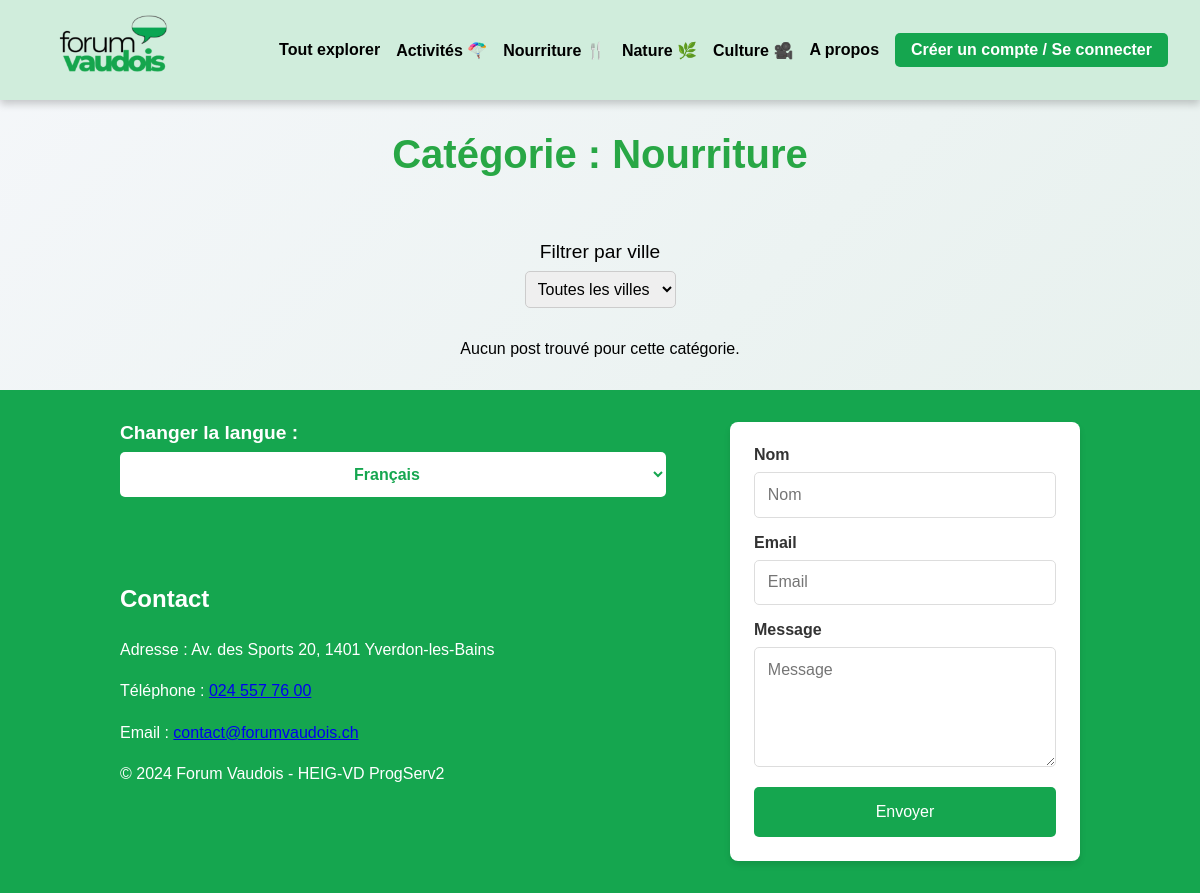
Page /pages/news.php?category=food on the earlier database version.
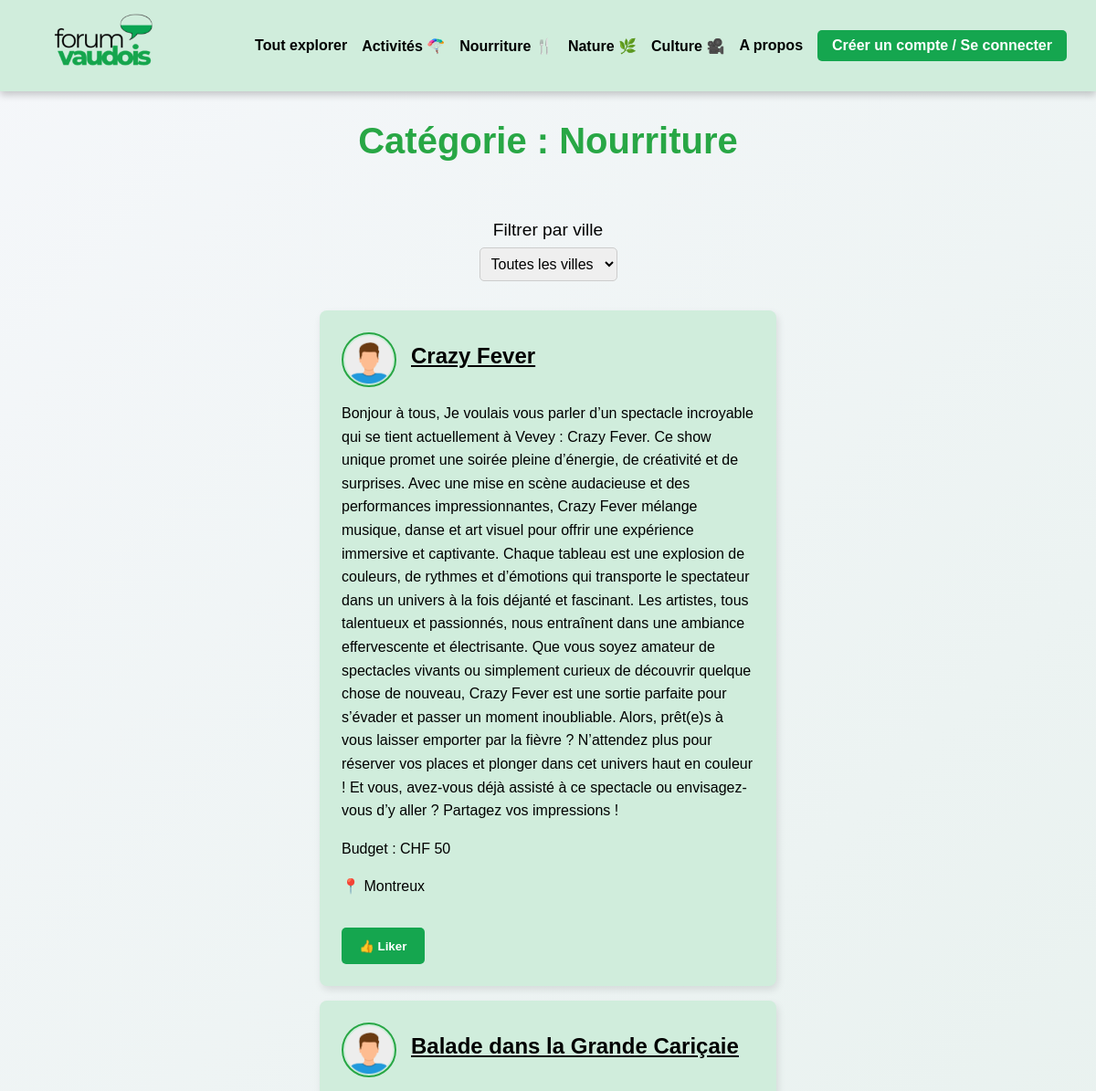
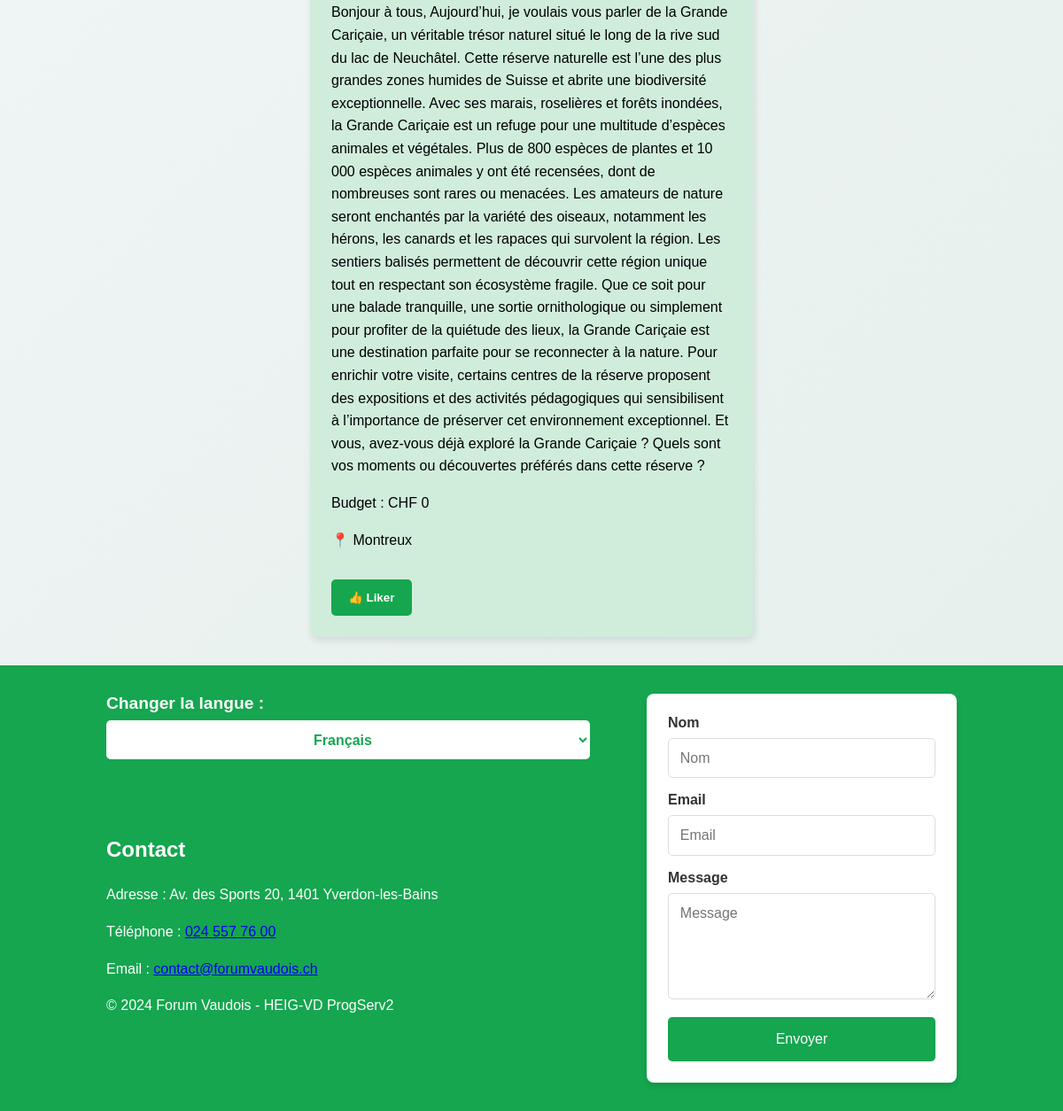
Same page on the later database version (2 pictures, top to bottom).
### tables this page shows
CREATE TABLE Post (
    id INTEGER PRIMARY KEY AUTOINCREMENT,
    id_user INTEGER NOT NULL,
    id_city INTEGER NOT NULL,
    id_category INTEGER NOT NULL,
    title TEXT NOT NULL,
    text TEXT NOT NULL,
    budget REAL,
    address TEXT,
    created_at DATETIME DEFAULT CURRENT_TIMESTAMP,
    last_update DATETIME DEFAULT CURRENT_TIMESTAMP,
    FOREIGN KEY (id_user) REFERENCES User(id) ON DELETE CASCADE,
    FOREIGN KEY (id_city) REFERENCES City(id),
    FOREIGN KEY (id_category) REFERENCES Category(id)
);

### lang/lang_func.php (called while the page is built, shortened)
<?php
if (!function_exists('t')) {
    function t($key)
    {
        $language = getLanguage();
        $path = __DIR__ . DIRECTORY_SEPARATOR . "dictionaries" . DIRECTORY_SEPARATOR;
        $langFile = $path . "{$language}.php";
        $dictionary = require $langFile;
        return (array_key_exists($key, $dictionary))
            ? $dictionary[$key]
            : "[{$key}]";
    }
}
if (!function_exists('getLanguage')) {
    function getLanguage($defaultLanguage = 'fr')
    {
        $language = null;
        if (isset($_GET['lang'])) {
            $language = $_GET['lang'];
        } elseif (isset($_SESSION['LANG'])) {
            $language = $_SESSION['LANG'];
        } else {
            $language = getLanguageFromBrowser($defaultLanguage);
        }
        return $language;
    }
}
if (!function_exists('getSupportedLanguages')) {
    function getSupportedLanguages()
    {
        $path = __DIR__ . DIRECTORY_SEPARATOR . "dictionaries" . DIRECTORY_SEPARATOR;
        $files = glob($path . "*.php");
        $languages = [];
        foreach ($files as $file) {
            $languages[] = pathinfo($file, PATHINFO_FILENAME);
        }
        return $languages;
    }
}
if (!function_exists('loadLanguage')) {
    function loadLanguage($lang)
    {
        $path = __DIR__ . DIRECTORY_SEPARATOR . "dictionaries" . DIRECTORY_SEPARATOR;
        $langFile = $path . "{$lang}.php";
        return require $langFile;
    }
}

### src/CRUDManager/DbManagerCRUD.php (called while the page is built, shortened)
<?php
class DbManagerCRUD implements I_ApiCRUD
{
    private $db;
    public function __construct()
    {
        $config = parse_ini_file(__DIR__ . '/../../config/db.ini');
        $basePath = dirname(__DIR__, 2);
        $dsn = str_replace('%BASE_PATH%', $basePath, $config['dsn']);
        $username = $config['username'];
        $password = $config['password'];
        $this->db = new \PDO($dsn, $username, $password);
    }
    public function getPostsByCategory(int $id_category): array
    {
        $sql = "SELECT * FROM Post WHERE id_category = :id_category";
        $stmt = $this->db->prepare($sql);
        $stmt->bindParam('id_category', $id_category, \PDO::PARAM_INT);
        $stmt->execute();
        $posts = [];
        while ($row = $stmt->fetch(\PDO::FETCH_ASSOC)) {
            $posts[] = new Post(
                $row['title'],
                $row['text'],
                $row['budget'],
                $row['id_user'],
                $row['id_city'],
                $row['id_category'],
                new DateTime($row['created_at']),
                new DateTime($row['last_update']),
                $row['id'],
                $row['address']
            );
        }
        return $posts;
    }
}

### src/Entity/Post.php (called while the page is built, shortened)
<?php
class Post
{
    private int $id;
    private string $title;
    private string $text;
    private int $budget;
    private int $city;
    public function __construct(string $title, string $text, int $budget, int $author, int $city, int $category, DateTime $created_at, DateTime $last_update, int $id = 0, string $address = "")
    {
        $this->id = $id;
    }
    public function getId(): int
    {
        return $this->id;
    }
    public function setTitle(string $title): void
    {
        $this->title = $title;
    }
    public function getTitle(): string
    {
        return $this->title;
    }
    public function setText(string $text): void
    {
        $this->text = $text;
    }
    public function getText(): string
    {
        return $this->text;
    }
    public function setBudget(int $budget)
    {
        $this->budget = $budget;
    }
    public function getBudget(): int
    {
        return $this->budget;
    }
    public function setCity(int $city): void
    {
        $this->city = $city;
    }
    public function getCity(): int
    {
        return $this->city;
    }
}

### src/Entity/City.php (called while the page is built, shortened)
<?php
class City
{
    private $cityName;
    public function setCityName(string $cityName)
    {
        $options = "/^.{1,50}$/";
        $this->cityName = $cityName;
    }
    public function getCityName(): string
    {
        return $this->cityName;
    }
    public static function getCityById(int $id): City
    {
        $cityData = [
            1 => "Lausanne",
            3 => "Yverdon-les-Bains",
            2 => "Montreux",
            4 => "Vevey",
            5 => "Nyon",
            7 => "Renens",
            6 => "Morges"
        ];
        return new City($cityData[$id], $id);
    }
}

### pages/news.php (the view, shortened to what the rows shown need)
<?php
require_once __DIR__ . '/../lang/lang_func.php';
$categoryName = isset($_GET['category']) ? htmlspecialchars($_GET['category']) : 'all';
$categories = [
    'food' => 1,
    'activity' => 2,
    'nature' => 3,
    'culture' => 4,
    'all' => 0,
];
try {
    $dbManager = new DbManagerCRUD();
    $posts = [];
    if ($categoryName == "all") {
        $posts = $dbManager->showPosts();
    } else {
        $posts = $dbManager->getPostsByCategory($categories[$categoryName]);
    }
} catch (Exception $e) {
    echo "Erreur lors de la récupération des posts : " . $e->getMessage();
    exit;
}
?>
<!DOCTYPE html>
<html lang="en">
<head>
    <link rel="stylesheet" href="../assets/css/style.css?v=<?= time(); ?>">
</head>
<body>
    <div class="wrapper">
        <?php include '../components/header.php'; ?>
        <main class="news-feed">
            <h1><?= t('category_title'); ?> : <?= ucfirst($messages['category_names'][$categoryName] ?? $categoryName); ?></h1>
            <div class="posts-container">
                <?php if (!empty($posts)): ?>
                    <?php foreach ($posts as $post): ?>
                        <div class="post-card">
                            <div class="post-header">
                                <img src="../assets/images/user-avatar.png" alt="Auteur" class="post-avatar">
                                <a href="postDetails.php?id_post=<?= $post->getId(); ?>">
                                    <h2><?= htmlspecialchars($post->getTitle()); ?></h2>
                                </a>
                            </div>
                            <p class="post-content"><?= htmlspecialchars($post->getText()); ?></p>
                            <p class="post-budget">Budget : CHF <?= htmlspecialchars($post->getBudget()); ?></p>
                            <p class="post-location">
                                📍 <?= htmlspecialchars(City::getCityById($post->getCity())->getCityName()) ?>
                            </p>
                            <div class="post-footer">
                                <form method="post" action="likePost.php">
                                    <?php
                                    $userLiked = false;
                                    ?>
                                    <button type="submit" class="like-button" <?= $userLiked ? 'disabled' : '' ?>>👍 Liker</button>
                                </form>
                            </div>
                        </div>
                    <?php endforeach; ?>
                <?php else: ?>
                    <p><?= t('news_no_posts'); ?></p>
                <?php endif; ?>
            </div>
        </main>
    </div>
</body>
</html>

Differences in the rows shown:
added post: title "Crazy Fever", text "Bonjour à tous, Je voulais vous parler d’un spectacle incroyable qui se tient actuellement à Vevey : Crazy Fever. Ce show unique promet une soirée pleine d’énergie, de créativité et de surprises. Avec une mise en scène audacieuse et des performances impressionnantes, Crazy Fever mélange musique, danse et art visuel pour offrir une expérience immersive et captivante. Chaque tableau est une explosion de couleurs, de rythmes et d’émotions qui transporte le spectateur dans un univers à la fois déjanté et fascinant. Les artistes, tous talentueux et passionnés, nous entraînent dans une ambiance effervescente et électrisante. Que vous soyez amateur de spectacles vivants ou simplement curieux de…", budget "50", id_city "Montreux"
added post: title "Balade dans la Grande Cariçaie", text "Bonjour à tous, Aujourd’hui, je voulais vous parler de la Grande Cariçaie, un véritable trésor naturel situé le long de la rive sud du lac de Neuchâtel. Cette réserve naturelle est l’une des plus grandes zones humides de Suisse et abrite une biodiversité exceptionnelle. Avec ses marais, roselières et forêts inondées, la Grande Cariçaie est un refuge pour une multitude d’espèces animales et végétales. Plus de 800 espèces de plantes et 10 000 espèces animales y ont été recensées, dont de nombreuses sont rares ou menacées. Les amateurs de nature seront enchantés par la variété des oiseaux, notamment les hérons, les canards et les rapaces qui survolent la région. Les sentiers balisés permettent…", budget "0", id_city "Montreux"
Other differences:
t('news_no_posts'): "Aucun post trouvé pour cette catégorie." → (not shown)
